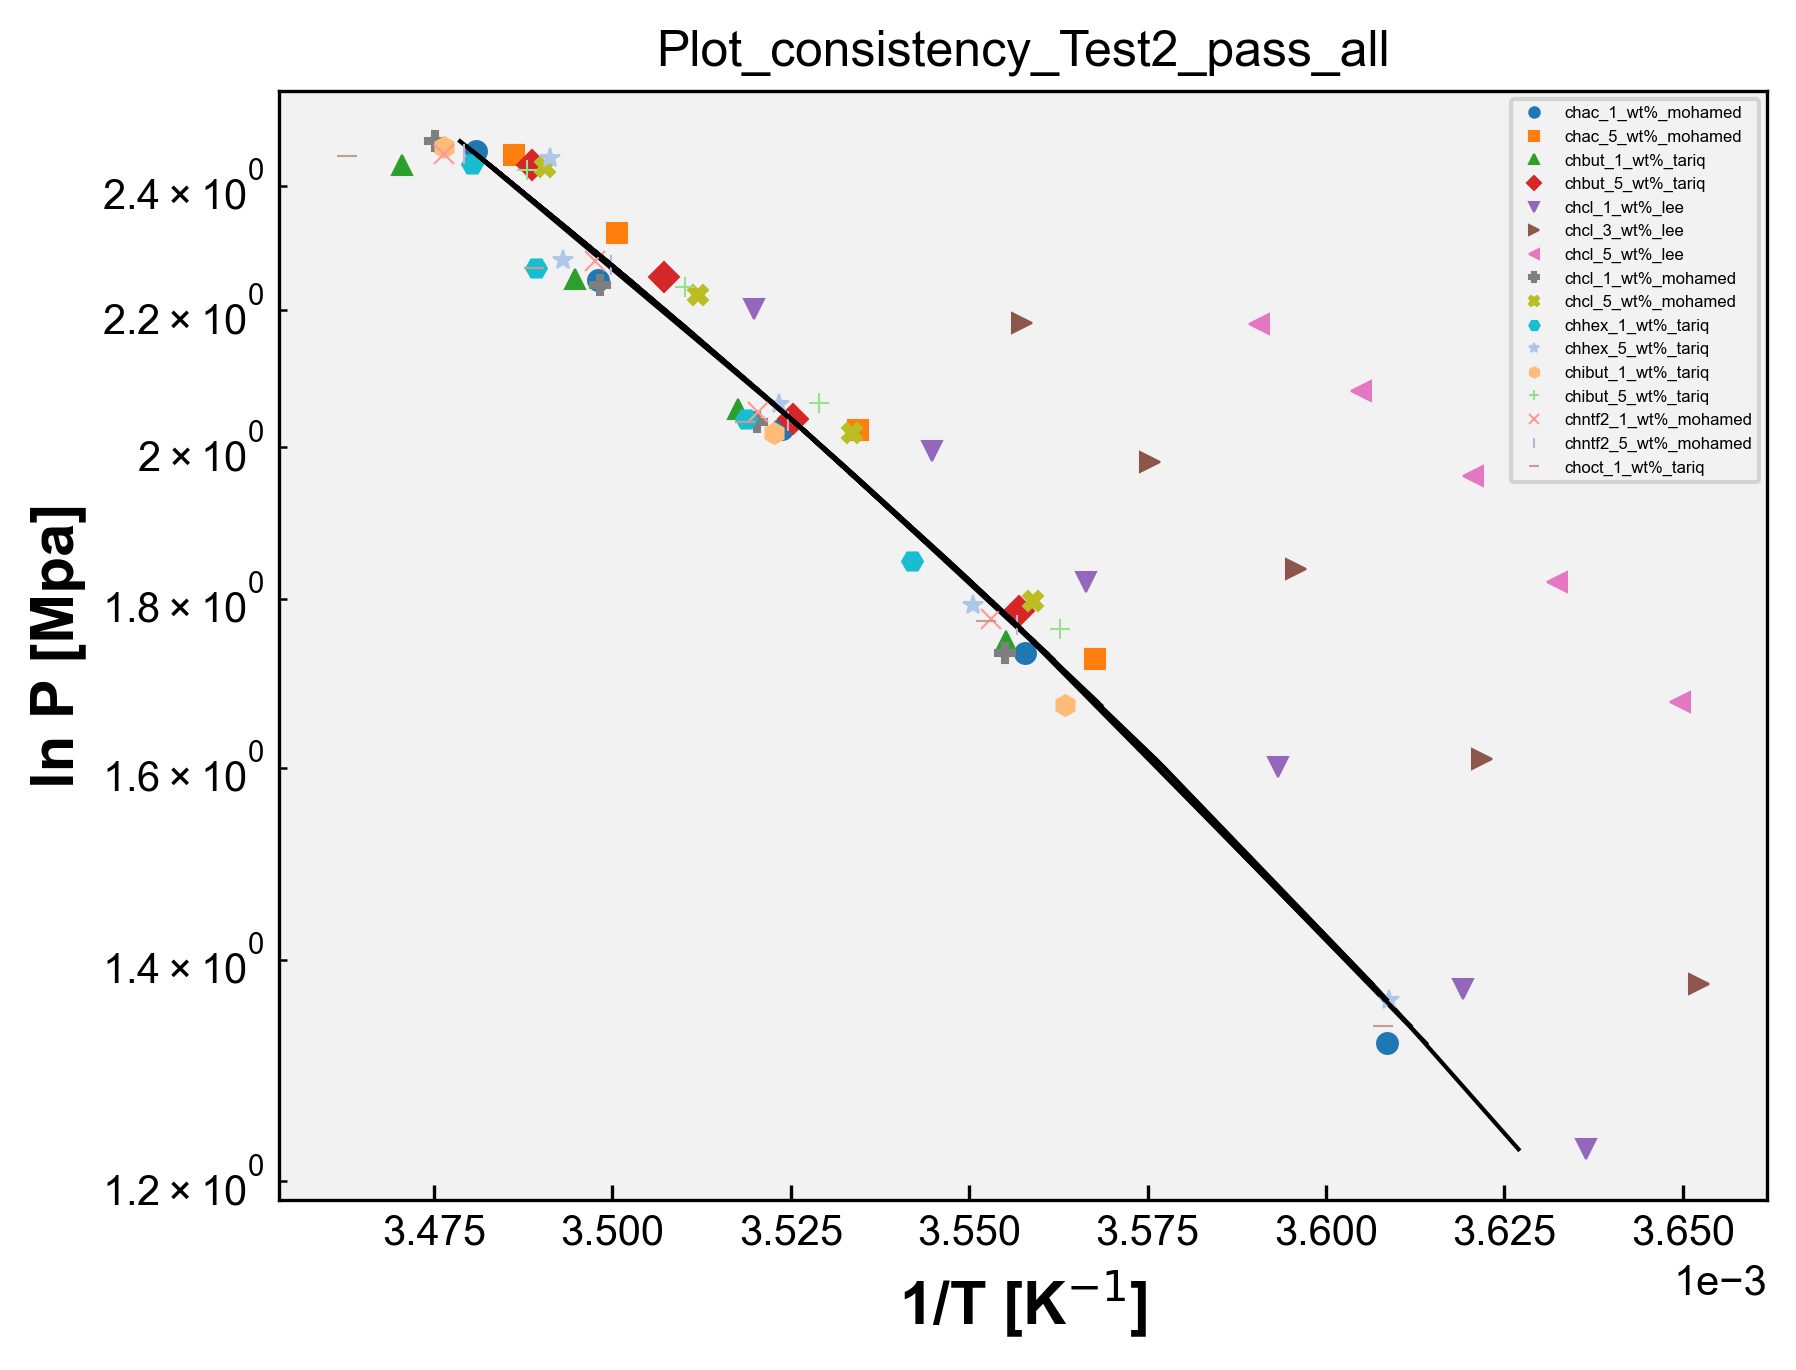

Reproduce this figure in Python.
# Plot_consistency - Test2_pass
import matplotlib.pyplot as plt
import matplotlib
from matplotlib.font_manager import FontProperties
import pandas as pd
import numpy as np
import openpyxl
import os

matplotlib.rcParams['font.family'] = "Arial" # change the default font # mudança da fonte
matplotlib.rcParams['xtick.direction'] = 'in' # change the ticks direction # mudança da direção dos marcadores ao longo dos eixos de um gráfico que indicam valores específicos
matplotlib.rcParams['ytick.direction'] = 'in'
font = FontProperties() # cria uma instância de propriedades de fontes, tamanho, estilo e família
font.set_family('sans-serif') # 'serif', 'sans-serif', 'cursive', 'fantasy', or 'monospace' # família da fonte
font.set_name('Arial') # nome da fonte
font.set_weight('bold') # 'ultralight', 'light', 'normal', 'regular', 'book', 'medium', 'roman', 'semibold', 'demibold', 'demi', 'bold', 'heavy', 'extra bold', 'black' # peso da fonte
font.set_style('normal') #'normal', 'italic' or 'oblique' # estilo da fonte, negrito, itálico, normal, etc
font.set_size('x-large') # xx-small', 'x-small', 'small', 'medium', 'large', 'x-large', 'xx-large' # tamanho da fonte
plt.rcParams['figure.dpi'] = 300 # resolução padrão para as figuras exibidas na tela
plt.rcParams['savefig.dpi'] = 300 # resolução padrão para as figuras salvas em arquivos PNG, PDF ou SVG
opt = {'fillstyle':'full','markersize':5,'markeredgewidth':0.5} # aparência dos marcadores, fillstyle: full - estilo de preenchimento markersize: 5 - tamanho do marcador markeredgewidth: 0.5 largura da borda do marcador
plt.rcParams['figure.facecolor'] = (1.0,1.0,1.0,0.0) # cor de fundo da figura como transparente
plt.rcParams['axes.facecolor'] = '0.95' # cor de fundo dos eixos como uma tonalidade de cinza claro
#plt.rcParams['figure.figsize'] = (4,4) # tamanho da figura padrão em polegadas


caminho_arquivo = 'Test2_pass.xlsx' # caminho do arquivo
wb = openpyxl.load_workbook(caminho_arquivo) # ler dados de abas individuais do arquivo Excel sem abrir e fechar repetidamente, mantém aberto. Mais eficiente se você precisa ler dados de várias abas do arquivo. Lista com os nomes de todas as abas do arquivo Excel.
# load_workbook é a função usada para carregar o arquvio Excel

dados_coluna_O_array = [] # matriz para guardar os dados da coluna O de todas as sheet
dados_coluna_P_array = [] # matriz para guardar os dados da coluna P de todas as sheet
dados_coluna_Q_array = [] # matriz para guardar os dados da coluna Q de todas as sheet

nomes_abas = []

for i in wb.sheetnames: # para i dentro da lista wb com os nomes de todas as abas
    nome_aba = wb[i] # obtém o nome da aba na posição i na lista wb, que contém os nomes de todas as abas
    nome_aba_split = nome_aba.title.split("_") # nome_aba é o nome completo da aba. nome_aba.title converte o nome da aba para o formato de título. split("_ ") divide o nome da aba em duas partes usando o caractere "_ "
    if len(nome_aba_split) > 2: # se o nome da aba contiver mais de duas partes
        nome_aba_split.insert(2, "wt%") # insere wt% entre a segunda e a terceira partes do nome da aba
        nome_aba_final = "_".join(nome_aba_split) # junta as partes do nome da aba de volta com "_"
        print('nome_aba_final', nome_aba_final)
        nomes_abas.append(nome_aba_final) # adiciona o nome modificado _a lista de nomes das abas
    else:
        nomes_abas.append(nome_aba.title) # nome da aba não tiver mais de duas partes, adiciona o nome completo da aba à lista nomes_abas (usada na legenda)

    dados_coluna_O = [] # abre uma lista para os dados da coluna O da sheet
    dados_coluna_P = [] # abre uma lista para os dados da coluna P da sheet
    dados_coluna_Q = [] # abre uma lista para os dados da coluna Q da sheet

    for j in nome_aba.iter_rows(min_row=2, values_only=True): # iter_rows: permite iterar sobre as linhas dessa aba # min_row=2: especifica a primeira linha a ser considerada, nesse caso, começa na segunda linha, pois a primeira linha geralmente contém os cabeçalhos das colunas # values_only=True: indica que queremos obter apenas os valores das células, sem incluir informações adicionais como formatação, fórmulas ou estilos.
        dados_coluna_O.append(j[17])
        dados_coluna_P.append(j[18])
        dados_coluna_Q.append(j[19])

    dados_coluna_O_array.append(dados_coluna_O)
    dados_coluna_P_array.append(dados_coluna_P)
    dados_coluna_Q_array.append(dados_coluna_Q)

print('dados_O', dados_coluna_O_array)
print('dados_P', dados_coluna_P_array)
print('dados_Q', dados_coluna_Q_array)

# Plotagem dos dados:

symbols = ['o', 's', '^', 'D', 'v', '>', '<', 'P', 'X', 'H', '*', 'h', '+', 'x', '|', '_', '1', '2', '3', '4', 'p', ',', '.']# Exemplos de símbolos

# Vetor de cores
colors = ['#1f77b4', '#ff7f0e', '#2ca02c', '#d62728', '#9467bd', '#8c564b', '#e377c2', '#7f7f7f', '#bcbd22', '#17becf',  '#aec7e8',  '#ffbb78', '#98df8a', '#ff9896', '#c5b0d5', '#c49c94',  '#f7b6d2', '#c7c7c7',  '#dbdb8d',  '#9edae5',  '#393b79',  '#5254a3', '#6b6ecf',  '#9c9ede',  '#637939',  '#8ca252',  '#b5cf6b', '#cedb9c',  '#8c6d31',  '#bd9e39',  '#e7ba52',  '#e7cb94',  '#843c39', '#ad494a', '#d6616b',  '#e7969c',  '#7b4173', '#a55194',  '#ce6dbd',  '#de9ed6']

lines = []

for i in range(len(dados_coluna_O_array)):
    y = dados_coluna_O_array[i]
    x = dados_coluna_P_array[i]
    x2 = dados_coluna_Q_array[i]
    print('x', x)
    print('y', y)
    print('x2', x2)
    symbol=symbols[i]
    color=colors[i]
    line1, = plt.plot(x, y, marker=symbol, markersize=opt['markersize'], markeredgewidth=opt['markeredgewidth'], fillstyle=opt['fillstyle'], color=color, linestyle='none', label=nomes_abas[i]) # lines armazenam as linhas geradas pelos plots
    line2, = plt.plot(x2, y, color='black', linestyle='-', linewidth=1)

    lines.append(line1)

plt.semilogy()
plt.ticklabel_format(axis='x', style='sci', scilimits=(0,0)) # eixo x em notação científica
plt.legend(handles=lines, loc='upper right', fontsize=4, markerscale=0.5) # cria a legenda usando as linhas armazenadas na lista
plt.xlabel('1/T [K$^{-1}$]',fontproperties=font)
plt.ylabel('ln P [Mpa]',fontproperties=font)
#plt.legend(loc="upper left")

nome_arquivo_python = os.path.basename(__file__) # obter o nome do arquivo python atual
nome_arquivo_sem_extensao = os.path.splitext(nome_arquivo_python)[0] # obter o nome do arquivo sem extensão # [0] vai acessar o primeiro elemento da tupla retornado por path.splitext

plt.title(nome_arquivo_sem_extensao)

plt.savefig(f'{nome_arquivo_sem_extensao}.png',format='png',bbox_inches='tight',
                dpi=300,transparent=False)
plt.show()
